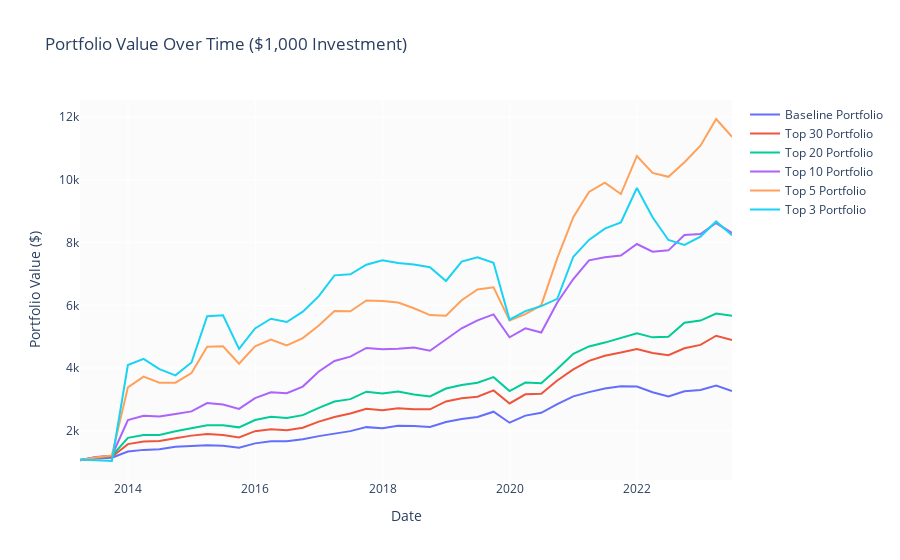

Notebook code for this chart:
### Code cell
import plotly.graph_objects as go

# Assuming you have a dataframe 'df_avg' with columns 'datadate', 'baseline_portfolio', and 'top_10'

# Calculate the cumulative return for both portfolios
df_avg['baseline_cum_return'] = (1 + df_avg['baseline']).cumprod()
df_avg['top_30_cum_return'] = (1 + df_avg['top_30']).cumprod()
df_avg['top_20_cum_return'] = (1 + df_avg['top_20']).cumprod()
df_avg['top_10_cum_return'] = (1 + df_avg['top_10']).cumprod()
df_avg['top_5_cum_return'] = (1 + df_avg['top_5']).cumprod()
df_avg['top_3_cum_return'] = (1 + df_avg['top_3']).cumprod()

# Calculate the value over time of a $1,000 investment
initial_investment = 1000
df_avg['baseline_value'] = initial_investment * df_avg['baseline_cum_return']
df_avg['top_30_value'] = initial_investment * df_avg['top_30_cum_return']
df_avg['top_20_value'] = initial_investment * df_avg['top_20_cum_return']
df_avg['top_10_value'] = initial_investment * df_avg['top_10_cum_return']
df_avg['top_5_value'] = initial_investment * df_avg['top_5_cum_return']
df_avg['top_3_value'] = initial_investment * df_avg['top_3_cum_return']

# Create the plot
fig = go.Figure()

# Add baseline portfolio trace
fig.add_trace(go.Scatter(x=df_avg['datadate'], y=df_avg['baseline_value'],
                         mode='lines', name='Baseline Portfolio'))

# Add top_10 portfolio trace
fig.add_trace(go.Scatter(x=df_avg['datadate'], y=df_avg['top_30_value'],
                         mode='lines', name='Top 30 Portfolio'))

# Add top_10 portfolio trace
fig.add_trace(go.Scatter(x=df_avg['datadate'], y=df_avg['top_20_value'],
                         mode='lines', name='Top 20 Portfolio'))

# Add top_10 portfolio trace
fig.add_trace(go.Scatter(x=df_avg['datadate'], y=df_avg['top_10_value'],
                         mode='lines', name='Top 10 Portfolio'))

# Add top_10 portfolio trace
fig.add_trace(go.Scatter(x=df_avg['datadate'], y=df_avg['top_5_value'],
                         mode='lines', name='Top 5 Portfolio'))

# Add top_10 portfolio trace
fig.add_trace(go.Scatter(x=df_avg['datadate'], y=df_avg['top_3_value'],
                         mode='lines', name='Top 3 Portfolio'))

# Update the layout
fig.update_layout(
    title='Portfolio Value Over Time ($1,000 Investment)',
    xaxis_title='Date',
    yaxis_title='Portfolio Value ($)',
)

# Show the plot
fig.show()
